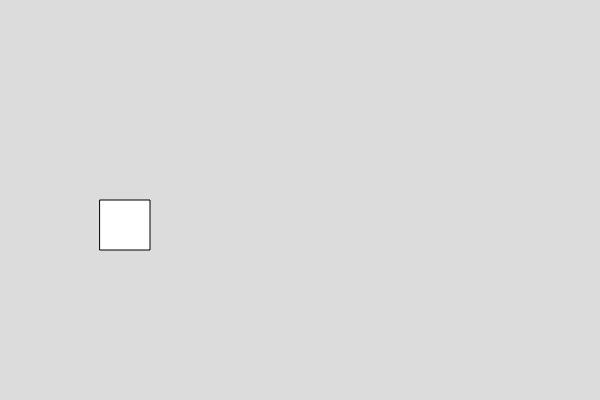
Frame 1 (no input)
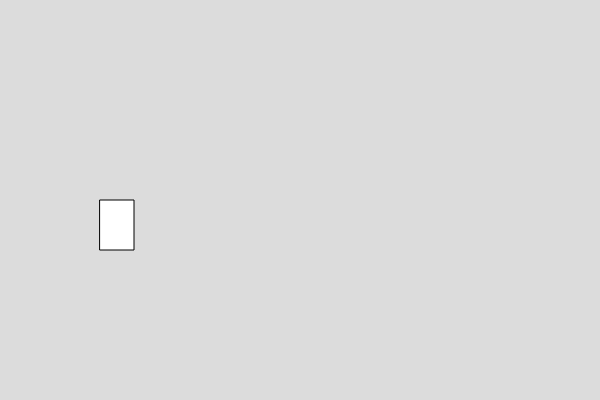
Frame 60 (no input)
Frame 120 (the mouse pressed at the canvas centre since frame 60): identical to frame 60, image omitted

The p5.js sketch that drew these frames (run headless with seeded random() and noise() and a simulated clock; from frame 60 on, the mouse is pressed at the canvas centre):

// p5.js sketch
// ── sketch.js

var box1;

function setup() {
  createCanvas(600, 400);
  box1=new Box()
}

function draw() {
  background(220);
box1.show()
box1.setWidth(34)

}


// ── box.js
class Box
  {
    constructor()
    {
      this.x =100;
      this.y = 200
      this.w = 50;
      this.h = 50;
    }
    
    show()
    {
      rect(this.x,this.y,this.w,this.h)
    }
    
    //write function to set the width of the box
setWidth(f){
  this.w=f 
}
  }

  
